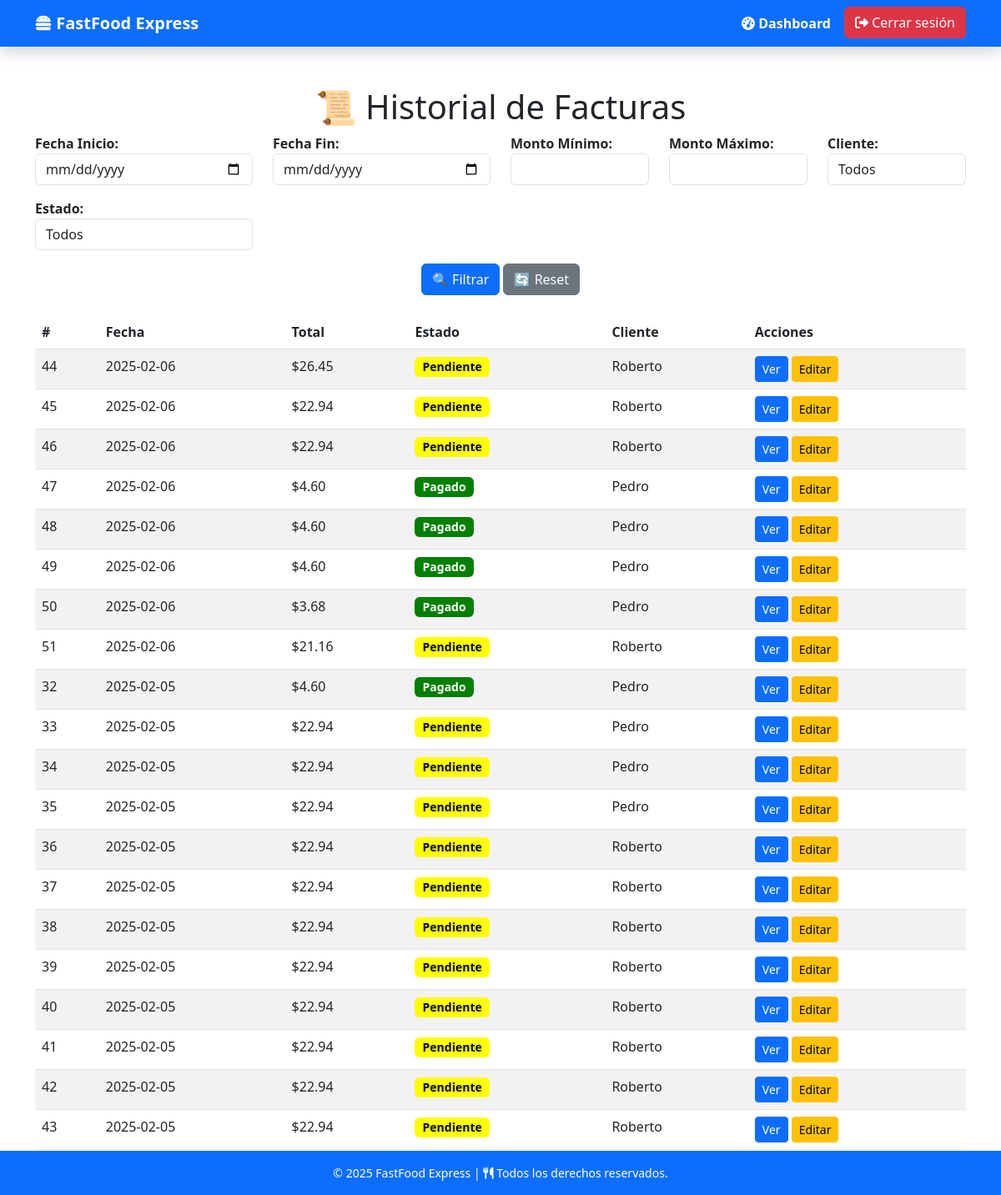
/facturas/ (signed in), run on the app's committed database.
### facturacion/models.py (models this page shows, shortened)
class Factura(models.Model):
    numero = models.AutoField(primary_key=True)
    total = models.FloatField(default=0.0, editable=False)
    subtotal = models.FloatField(default=0.0, editable=False)
    impuesto_total = models.FloatField(default=0.0, editable=False)
    descuento = models.FloatField(default=0.0, editable=False)
    fecha = models.DateField(default=date.today)
    pedido = models.ForeignKey(Pedido, on_delete=models.CASCADE)
    metodo_pago_efectivo = models.ForeignKey('PagoEfectivo', null=True, blank=True, on_delete=models.SET_NULL)
    metodo_pago_tarjeta = models.ForeignKey('PagoTarjeta', null=True, blank=True, on_delete=models.SET_NULL)
    metodo_pago_transferencia = models.ForeignKey('PagoTransferencia', null=True, blank=True, on_delete=models.SET_NULL)
    promociones = models.ManyToManyField(Promocion, blank=True)

### pedidos/models.py (models this page shows, shortened)
class Pedido(models.Model):
    fecha_actual = models.DateTimeField(auto_now=True, editable=False)
    numero = models.AutoField(primary_key=True)
    cliente = models.ForeignKey(Cliente, on_delete=models.CASCADE, related_name="pedidos_cliente")
    mesero = models.ForeignKey(Mesero, on_delete=models.SET_NULL, null=True, blank=True,
                                   related_name="pedidos_mesero")
    mesa = models.ForeignKey(Mesa, on_delete=models.SET_NULL, null=True, blank=True, related_name="pedidos_mesa")
    estado = models.CharField(
        max_length=50,
        choices=EstadoPedido.choices,
        default=EstadoPedido.PENDIENTE
    )

### util/models.py (models this page shows, shortened)
class Persona(models.Model):
    cedula = models.CharField(max_length=10, unique=True)
    nombre = models.CharField(max_length=100)
    apellido = models.CharField(max_length=50)
    telefono = models.CharField(max_length=15, unique=True)
    email = models.EmailField(unique=True, null=True, blank=True)
    direccion = models.TextField(null=True, blank=True)
    class Meta:
        abstract = True

class Cliente(Persona):
    activo = models.BooleanField(default=True)

### facturacion/views.py (the view)
# urls.py: path('facturas/', lista_facturas, name='factura_lista'),
@login_required
def lista_facturas(request):
    facturas = Factura.objects.all().order_by('-fecha')
    fecha_inicio = request.GET.get("fecha_inicio")
    fecha_fin = request.GET.get("fecha_fin")
    monto_min = request.GET.get("monto_min")
    monto_max = request.GET.get("monto_max")
    cliente_id = request.GET.get("cliente_id")
    estado = request.GET.get("estado")  # Nuevo filtro por estado
    if fecha_inicio and fecha_fin:
        facturas = facturas.filter(fecha__range=[fecha_inicio, fecha_fin])
    if monto_min:
        facturas = facturas.filter(total__gte=float(monto_min))
    if monto_max:
        facturas = facturas.filter(total__lte=float(monto_max))
    if cliente_id:
        facturas = facturas.filter(pedido__cliente_id=cliente_id)
    if estado in ["PENDIENTE", "PAGADO"]:
        facturas = facturas.filter(pedido__estado=estado)
    clientes = Cliente.objects.all()
    return render(request, 'facturacion/factura_lista.html', {
        'facturas': facturas,
        'clientes': clientes,
        'fecha_inicio': fecha_inicio,
        'fecha_fin': fecha_fin,
        'monto_min': monto_min,
        'monto_max': monto_max,
        'cliente_id': cliente_id,
        'estado': estado  # Pasar el estado al template
    })

### templates/facturacion/factura_lista.html (shortened to what this page needs)
{% extends 'base.html' %}
{% load static %}
{% block content %}
<div class="container mt-5">
    <h1 class="text-center">📜 Historial de Facturas</h1>
    <form method="GET" class="mb-4">
        <div class="row">
            <div class="col-md-3">
                <label><strong>Fecha Inicio:</strong></label>
                <input type="date" name="fecha_inicio" class="form-control" value="{{ fecha_inicio }}">
            </div>
            <div class="col-md-3">
                <label><strong>Fecha Fin:</strong></label>
                <input type="date" name="fecha_fin" class="form-control" value="{{ fecha_fin }}">
            </div>
            <div class="col-md-2">
                <label><strong>Monto Mínimo:</strong></label>
                <input type="number" name="monto_min" class="form-control" step="0.01" min="0" value="{{ monto_min }}">
            </div>
            <div class="col-md-2">
                <label><strong>Monto Máximo:</strong></label>
                <input type="number" name="monto_max" class="form-control" step="0.01" min="0" value="{{ monto_max }}">
            </div>
            <div class="col-md-2">
                <label><strong>Cliente:</strong></label>
                <select name="cliente_id" class="form-control">
                    <option value="">Todos</option>
                </select>
            </div>
        </div>
        <div class="row mt-3">
            <div class="col-md-3">
                <label><strong>Estado:</strong></label>
                <select name="estado" class="form-control">
                    <option value="">Todos</option>
                </select>
            </div>
        </div>
        <div class="text-center mt-3">
            <button type="submit" class="btn btn-primary">🔍 Filtrar</button>
            <a href="{% url 'factura_lista' %}" class="btn btn-secondary">🔄 Reset</a>
        </div>
    </form>
    {% if facturas %}
        <table class="table table-striped">
            <thead>
                <tr>
                    <th>#</th>
                    <th>Fecha</th>
                    <th>Total</th>
                    <th>Estado</th>
                    <th>Cliente</th>
                    <th>Acciones</th>
                </tr>
            </thead>
            <tbody>
                {% for factura in facturas %}
                    <tr>
                        <td>{{ factura.numero }}</td>
                        <td>{{ factura.fecha|date:"Y-m-d" }}</td>
                        <td>${{ factura.total|floatformat:2 }}</td>
                        <td>
                            {% if factura.pedido.estado == "PAGADO" %}
                                <span class="badge badge-success" style="font-size: 14px; color: white; background-color: green;">Pagado</span>
                            {% else %}
                                <span class="badge badge-warning" style="font-size: 14px; color: black; background-color: yellow;">Pendiente</span>
                            {% endif %}
                        </td>
                        <td>{{ factura.pedido.cliente.nombre }}</td>
                        <td>
                            <a href="{% url 'factura_detalle' factura.numero %}" class="btn btn-primary btn-sm">Ver</a>
                            <a href="{% url 'editar_factura' factura.numero %}" class="btn btn-warning btn-sm">Editar</a>
                        </td>
                    </tr>
                {% endfor %}
            </tbody>
        </table>
    {% else %}
        <p class="text-muted text-center">No hay facturas registradas.</p>
    {% endif %}
</div>
<div class="text-center mt-3">
    <button type="button" class="btn btn-dark" onclick="history.back()">🔙 Volver</button>
</div>
{% endblock %}

### static/css/global.css (style rules this page uses)
body { font-family: 'Poppins', sans-serif; background-color: #f4f4f4; }
.btn { font-size: 16px; padding: 10px 18px; border-radius: 8px; transition: 0.3s; }
h1, h2, h3 { color: #ff5722; font-weight: bold; }

### data on the page
Factura: numero "44", fecha "2025-02-06", total "26.45", shows "Pendiente", pedido.cliente.nombre "Roberto"
Factura: numero "45", fecha "2025-02-06", total "22.94", shows "Pendiente", pedido.cliente.nombre "Roberto"
Factura: numero "46", fecha "2025-02-06", total "22.94", shows "Pendiente", pedido.cliente.nombre "Roberto"
Factura: numero "47", fecha "2025-02-06", total "4.60", shows "Pagado", pedido.cliente.nombre "Pedro"
Factura: numero "48", fecha "2025-02-06", total "4.60", shows "Pagado", pedido.cliente.nombre "Pedro"
Factura: numero "49", fecha "2025-02-06", total "4.60", shows "Pagado", pedido.cliente.nombre "Pedro"
Factura: numero "50", fecha "2025-02-06", total "3.68", shows "Pagado", pedido.cliente.nombre "Pedro"
Factura: numero "51", fecha "2025-02-06", total "21.16", shows "Pendiente", pedido.cliente.nombre "Roberto"
Factura: numero "32", fecha "2025-02-05", total "4.60", shows "Pagado", pedido.cliente.nombre "Pedro"
Factura: numero "33", fecha "2025-02-05", total "22.94", shows "Pendiente", pedido.cliente.nombre "Pedro"
Factura: numero "34", fecha "2025-02-05", total "22.94", shows "Pendiente", pedido.cliente.nombre "Pedro"
Factura: numero "35", fecha "2025-02-05", total "22.94", shows "Pendiente", pedido.cliente.nombre "Pedro"
Factura: numero "36", fecha "2025-02-05", total "22.94", shows "Pendiente", pedido.cliente.nombre "Roberto"
Factura: numero "37", fecha "2025-02-05", total "22.94", shows "Pendiente", pedido.cliente.nombre "Roberto"
Factura: numero "38", fecha "2025-02-05", total "22.94", shows "Pendiente", pedido.cliente.nombre "Roberto"
Factura: numero "39", fecha "2025-02-05", total "22.94", shows "Pendiente", pedido.cliente.nombre "Roberto"
Factura: numero "40", fecha "2025-02-05", total "22.94", shows "Pendiente", pedido.cliente.nombre "Roberto"
Factura: numero "41", fecha "2025-02-05", total "22.94", shows "Pendiente", pedido.cliente.nombre "Roberto"
Factura: numero "42", fecha "2025-02-05", total "22.94", shows "Pendiente", pedido.cliente.nombre "Roberto"
Factura: numero "43", fecha "2025-02-05", total "22.94", shows "Pendiente", pedido.cliente.nombre "Roberto"
